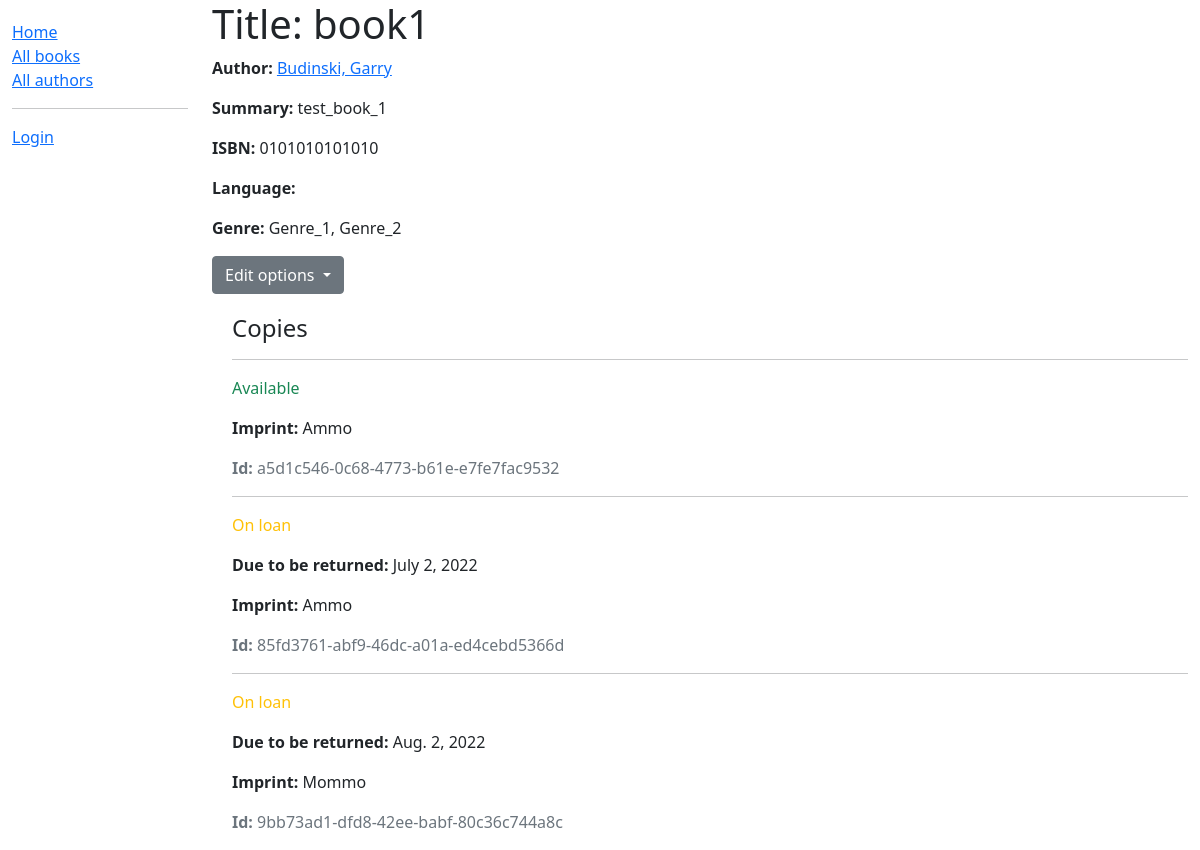
The page /catalog/book/1 on the database as committed earlier.
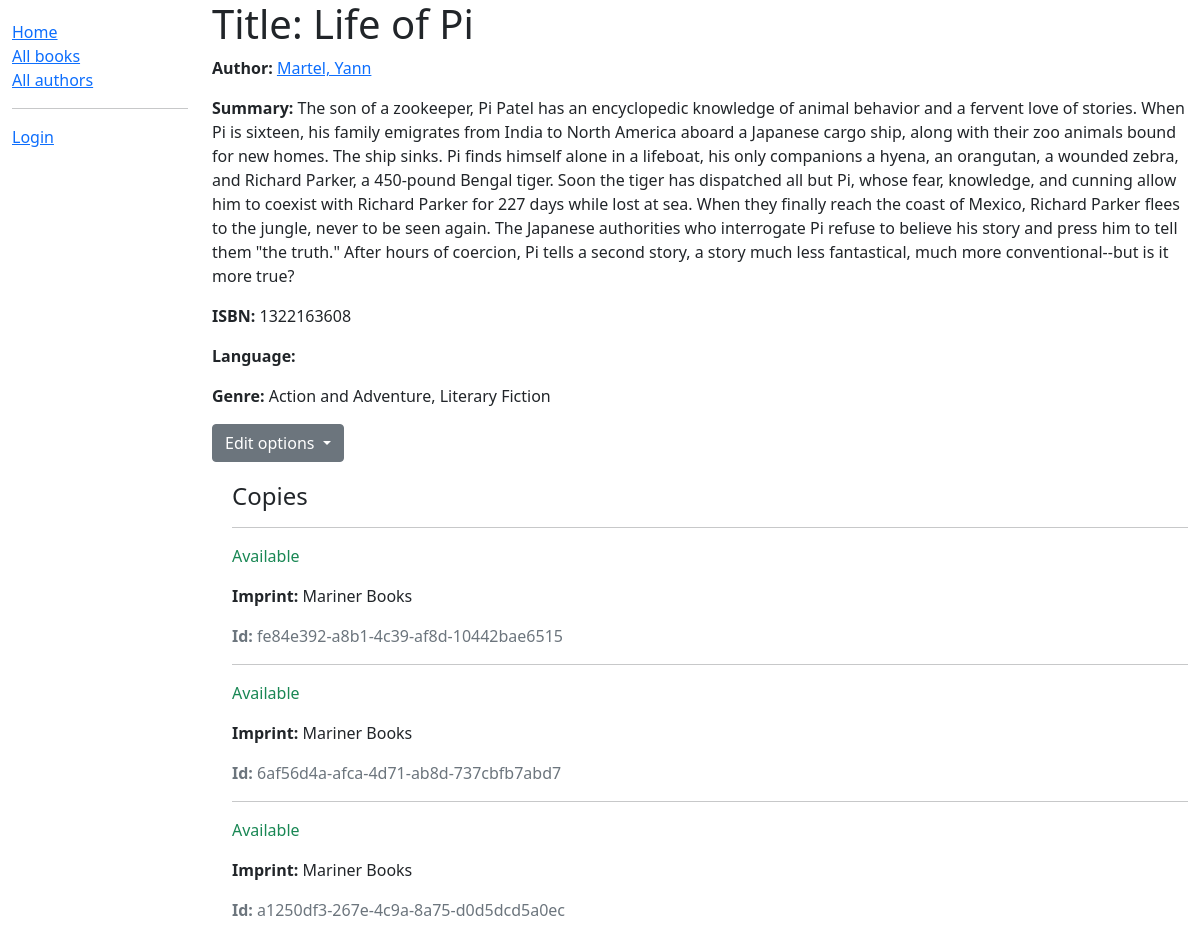
The same page on the database as committed later.
### catalog/models.py (models this page shows, shortened)
class Book(models.Model):
    title = models.CharField(max_length=200)
    author = models.ForeignKey('Author', on_delete=models.SET_NULL, null=True)
    summary = models.TextField(max_length=1000, help_text="Enter a brief description of the book")
    isbn = models.CharField('ISBN',max_length=13, help_text='13 Character <a href="https://www.isbn-international.org/content/what-isbn">ISBN number</a>')
    genre = models.ManyToManyField(Genre, help_text="Select a genre for this book")
    def display_genre(self):
        """
        Creates a string for the Genre. This is required to display genre in Admin.
        """
        return ', '.join([genre.name for genre in self.genre.all()[:3]])
    display_genre.short_description = 'Genre'

class Author(models.Model):
    first_name = models.CharField(max_length=100)
    last_name = models.CharField(max_length=100)
    date_of_birth = models.DateField(null=True, blank=True)
    date_of_death = models.DateField('died', null=True, blank=True)
    def __str__(self):
        return '%s, %s' % (self.last_name, self.first_name)
    class Meta:
        ordering = ['last_name']

class Genre(models.Model):
    name = models.CharField(max_length=200, help_text="Enter a book genre (e.g. Science Fiction, French Poetry etc.)")
    def __str__(self):
        return self.name

class BookInstance(models.Model):
    id = models.UUIDField(primary_key=True, default=uuid.uuid4, help_text="Unique ID for this particular book across whole library")
    book = models.ForeignKey('Book', on_delete=models.SET_NULL, null=True)
    imprint = models.CharField(max_length=200)
    due_back = models.DateField(null=True, blank=True)
    LOAN_STATUS = (
        ('m', 'Maintenance'),
        ('o', 'On loan'),
        ('a', 'Available'),
        ('r', 'Reserved'),
    )
    status = models.CharField(max_length=1, choices=LOAN_STATUS, blank=True, default='m', help_text='Book availability')
    borrower = models.ForeignKey(User, on_delete=models.SET_NULL, null=True, blank=True)
    class Meta:
        ordering = ["due_back"]
        permissions = (("can_view_all", "Can view all instances and their status"),)

### catalog/views.py (the view)
# urls.py: re_path(r'^book/(?P<pk>\d+)$', views.BookDetailView.as_view(), name='book-detail'), # "pk" because of class expectation
class BookDetailView(generic.DetailView):
    model = Book

### templates/catalog/book_detail.html (shortened to what this page needs)
{% extends "catalog/../base_generic.html" %}
{% block content %}
  <h1>Title: {{ book.title }}</h1>
  <p><strong>Author:</strong> <a href="{% url 'author-detail' book.author.pk %}">{{ book.author }}</a></p>
  <p><strong>Summary:</strong> {{ book.summary }}</p>
  <p><strong>ISBN:</strong> {{ book.isbn }}</p>
  <p><strong>Language:</strong> {{ book.language }}</p>
  <p><strong>Genre:</strong> {% for genre in book.genre.all %} {{ genre }}{% if not forloop.last %}, {% endif %}{% endfor %}</p>
    <div class="dropdown">
        <button class="btn btn-secondary dropdown-toggle" type="button" id="dropdownMenuButton1" data-bs-toggle="dropdown" aria-expanded="false">
            Edit options
        </button>
    </div>
  <div style="margin-left:20px;margin-top:20px">
    <h4>Copies</h4>
    {% for copy in book.bookinstance_set.all %}
    <hr>
    <p class="{% if copy.status == 'a' %}text-success{% elif copy.status == 'd' %}text-danger{% else %}text-warning{% endif %}">{{ copy.get_status_display }}</p>
    {% if copy.status != 'a' %}<p><strong>Due to be returned:</strong> {{copy.due_back}}</p>{% endif %}
    <p><strong>Imprint:</strong> {{copy.imprint}}</p>
    <p class="text-muted"><strong>Id:</strong> {{copy.id}}</p>
    {% endfor %}
  </div>
{% endblock %}

Rows that differ between the two databases and show on the page:
no longer on this page (row edited): Genre: name "Genre_2"
removed BookInstance: status "Available", imprint "Ammo", id "a5d1c546-0c68-4773-b61e-e7fe7fac9532"
removed BookInstance: status "On loan", due_back "July 2, 2022", imprint "Ammo", id "85fd3761-abf9-46dc-a01a-ed4cebd5366d"
removed BookInstance: status "On loan", due_back "Aug. 2, 2022", imprint "Mommo", id "9bb73ad1-dfd8-42ee-babf-80c36c744a8c"
changed Book: author "Budinski, Garry" → "Martel, Yann"; summary "test_book_1" → "The son of a zookeeper, Pi Patel has an encyclopedic knowledge of animal behavior and a fervent love of stories. When Pi is sixteen, his family emigrates from India to North America aboard a Japanese cargo ship, along with their zoo animals bound for new homes. The ship sinks. Pi finds himself alone in a lifeboat, his only companions a hyena, an orangutan, a wounded zebra, and Richard Parker, a 450-pound Bengal tiger. Soon the tiger has dispatched all but Pi, whose fear, knowledge, and cunning allow him to coexist with Richard Parker for 227 days while lost at sea. When they finally reach the coast of Mexico, Richard Parker flees to the jungle, never to be seen again. The Japanese…"; isbn "0101010101010" → "1322163608"
changed Genre: name "Genre_1" → "Action and Adventure"
added Genre: name "Literary Fiction"
added BookInstance: status "Available", imprint "Mariner Books", id "fe84e392-a8b1-4c39-af8d-10442bae6515"
added BookInstance: status "Available", imprint "Mariner Books", id "6af56d4a-afca-4d71-ab8d-737cbfb7abd7"
added BookInstance: status "Available", imprint "Mariner Books", id "a1250df3-267e-4c9a-8a75-d0d5dcd5a0ec"
